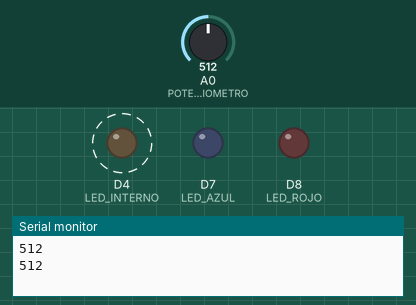
Bench run of a sketch on a simulated ESP8266 (NodeMCU). On the bench: output pins drawn as LEDs (lit = HIGH), the last lines printed to the serial monitor. Dashed ring = blinking. The inputs (shaded band) are chosen by the test bench; at power-on: A0 (POTENCIOMETRO) = 512.

Above: at 1.8 s.
1.9 s: A0 (POTENCIOMETRO) set to 716
At 3.2 s:
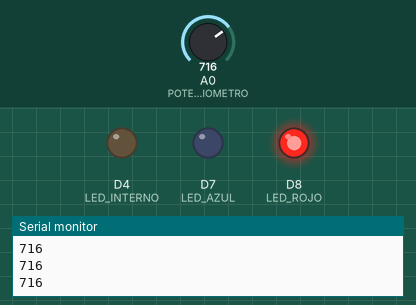
3.5 s: A0 (POTENCIOMETRO) set to 511
At 3.76 s:
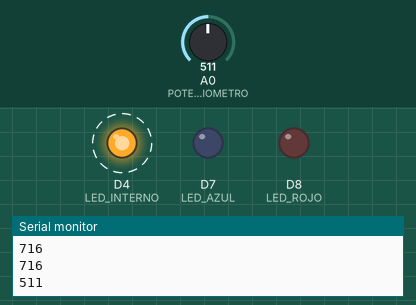
7.0 s: A0 (POTENCIOMETRO) set to 1010
At 8.6 s:
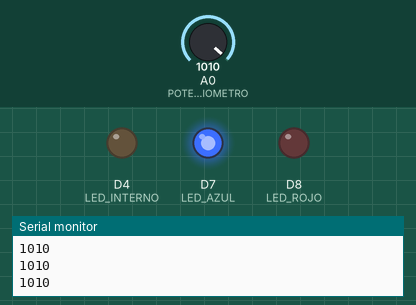
9.0 s: A0 (POTENCIOMETRO) set to 986
At 9.5 s:
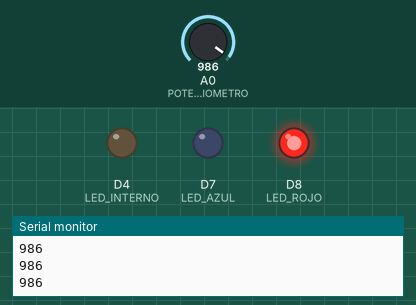
10.5 s: A0 (POTENCIOMETRO) set to 1023
At 11.1 s:
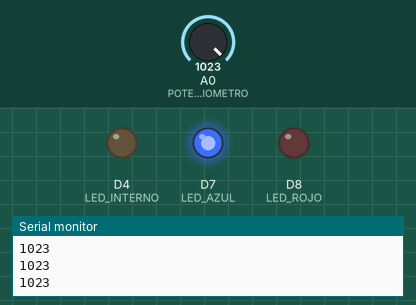
12.0 s: A0 (POTENCIOMETRO) set to 990
At 13.0 s:
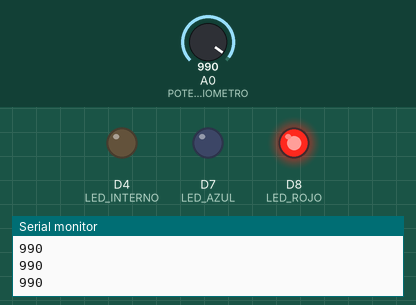
Timing chart, 0 to 14.5 s (numbered marks = the images above; inputs shaded):
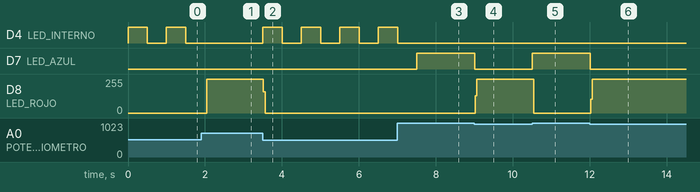

Measured:
- the behaviour switches between 1001 and 1000 on A0 (POTENCIOMETRO) (found by bisection; images 3 and 4)
- after the input at 1.9 s, D4 (LED_INTERNO): stays LOW (without the input it goes to HIGH after 0.10 s); D8 (LED_ROJO): 0/255 → 255/255 after 0.14 s
- after the input at 3.5 s, D4 (LED_INTERNO): alternates HIGH for 0.50 s and LOW for 0.50 s, starting at once; D8 (LED_ROJO): 255/255 → 0/255 at once
- after the input at 7.0 s, D4 (LED_INTERNO): goes on until 7.0 s, then stays LOW; D7 (LED_AZUL): LOW → HIGH after 0.51 s
- after the input at 9.0 s, D7 (LED_AZUL): HIGH → LOW at once; D8 (LED_ROJO): 0/255 → 255/255 at once
- after the input at 10.5 s, D7 (LED_AZUL): LOW → HIGH at once; D8 (LED_ROJO): 255/255 → 0/255 after 0.05 s
- after the input at 12.0 s, D7 (LED_AZUL): HIGH → LOW at once; D8 (LED_ROJO): 0/255 → 255/255 at once
- by itself, D4 (LED_INTERNO): alternates HIGH for 0.50 s and LOW for 0.50 s

The sketch:

Punto_7_Ejercicio2.ino
```cpp
// los valores son 25 como minimo 541 como medio y 1000 como maximo.
#define POTENCIOMETRO A0
#define LED_AZUL D7
#define LED_ROJO D8
#define LED_INTERNO D4

void setup() {
 pinMode(LED_AZUL, OUTPUT);
 pinMode(LED_ROJO, OUTPUT);
 pinMode(LED_INTERNO, OUTPUT);
 pinMode(POTENCIOMETRO, INPUT);
 Serial.begin(9600);
}

void loop() {
 int sensorValue = analogRead(POTENCIOMETRO);
 Serial.println(sensorValue);

 int mitad = 541;
 int maximo = 1000;
 int minimo = 25;

 if (sensorValue <= minimo) {
   digitalWrite(LED_AZUL, HIGH);
   digitalWrite(LED_ROJO, HIGH);
   digitalWrite(LED_INTERNO, LOW);
   delay(500);
   digitalWrite(LED_AZUL, LOW);
   digitalWrite(LED_ROJO, LOW);
   digitalWrite(LED_INTERNO, HIGH);
   delay(500);
 }
 if (sensorValue >= mitad) {
   digitalWrite(LED_ROJO, HIGH);
 } else {
   digitalWrite(LED_ROJO, LOW);
 }

 if (sensorValue <= mitad && sensorValue > minimo) {
   digitalWrite(LED_INTERNO, HIGH);
   delay(500);
   digitalWrite(LED_INTERNO, LOW);
   delay(500);
   digitalWrite(LED_AZUL, LOW);
   } else {
   digitalWrite(LED_ROJO, LOW);
 }
 if (sensorValue <= maximo) {
    digitalWrite(LED_ROJO, HIGH);
    digitalWrite(LED_AZUL,LOW);

 } else {
   digitalWrite(LED_AZUL, HIGH);
 }

}
```
